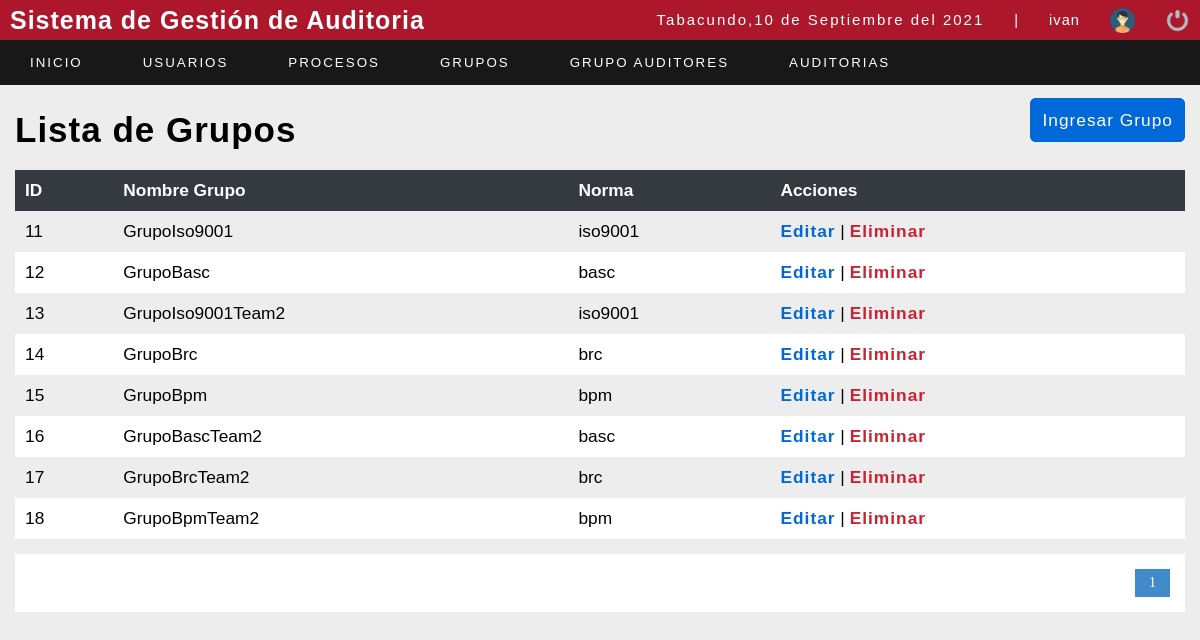
/sistema/lista_grupo_auditor.php (signed in), run on an earlier commit of the app's database.
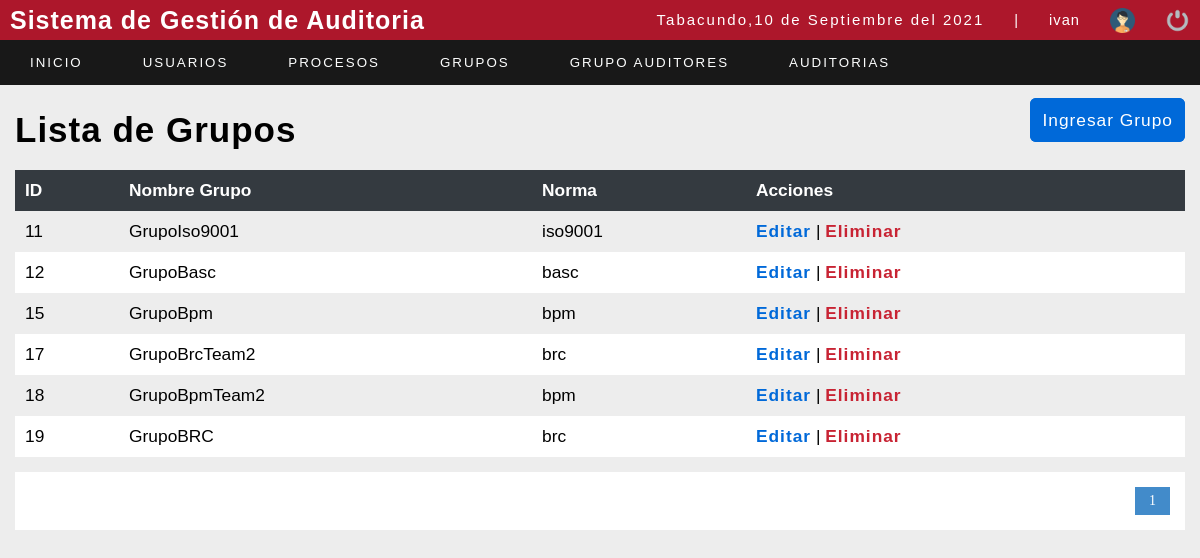
And on a later commit of the database.
### tables this page shows
CREATE TABLE `grupoauditor` (
  `idgrupo` int(11) NOT NULL,
  `nombregrupo` varchar(50) NOT NULL,
  `idnorma` int(11) NOT NULL,
  `activo` int(11) NOT NULL DEFAULT 1
);

CREATE TABLE `norma` (
  `idnorma` int(11) NOT NULL,
  `nombrenorma` varchar(50) NOT NULL
);

### sistema/lista_grupo_auditor.php (the view, shortened to what this page needs)
<?php
	include "../conexion.php";
 ?>
<!DOCTYPE html>
<html lang="en">
<head>
	<?php include "includes/scripts.php";?>
	<link rel="stylesheet" href="https://pro.fontawesome.com/releases/v5.10.0/css/all.css" />
</head>
<body>
<?php include "includes/header.php";?>
	<section id="container">
 <div style="display: flex;  justify-content:space-between; margin: 20px 0px; ">
		<h1>Lista de Grupos</h1>
		<div style="justify-content:flex-end">
		<a style="border: 2px solid #0069D9;  color: #ffffff; background-color: #0069D9; border-radius: 6px;" href="registro_grupo_auditor.php" class="btn_save">Ingresar Grupo</a>
	    </div>
		</div>
<table>
<tr>
    <th>ID</th>
    <th>Nombre Grupo</th>
	<th>Norma</th>
	<th>Acciones</th>
</tr>
 <?php
$sql_registe = mysqli_query($conection,"SELECT COUNT(*) as total_registro from norma n , grupoauditor g where g.idnorma=n.idnorma");
$result_register = mysqli_fetch_array($sql_registe);
$total_registro = $result_register['total_registro'];
$por_pagina = 15;
if(empty($_GET['pagina']))
{
    $pagina = 1;
}else{
    $pagina = $_GET['pagina'];
}
$desde = ($pagina-1) * $por_pagina;
$total_paginas = ceil($total_registro / $por_pagina);
 $query = mysqli_query($conection, "SELECT g.idgrupo, g.nombregrupo,n.nombrenorma from norma n , grupoauditor g where g.idnorma=n.idnorma  AND g.activo=1 ORDER BY idgrupo ASC LIMIT $desde,$por_pagina");
$result=mysqli_num_rows($query);
 if($result>0){
    while($data=mysqli_fetch_array($query)){
      ?>
<tr>
    <td><?php echo $data[0];?></td>
    <td><?php echo $data[1] ;?></td>
    <td><?php echo $data[2];?></td>
    <td>
        <a class="link_edit" href="editar_grupo_auditor.php?id=<?php echo $data[0]; ?>">Editar</a>
		<?php if ($_SESSION['rol']==1){?>
		|
		<a class="link_delete" href="eliminar_grupo_auditor.php?id=<?php echo $data[0]; ?>">Eliminar</a>
	   <?php }?>
    </td>
</tr>
       <?php
    }
  }
 ?>
</table>
<div class="paginador">
			<ul>
			<?php
				for ($i=1; $i <= $total_paginas; $i++) {
					if($i == $pagina)
					{
						echo '<li class="pageSelected">'.$i.'</li>';
					}else{
						echo '<li><a href="?pagina='.$i.'">'.$i.'</a></li>';
					}
				}
			 ?>
			</ul>
		</div>
	</section>
</body>
</html>

What changed in the data, as far as the page shows it:
no longer on this page (row edited): grupoauditor: idgrupo "13", nombregrupo "GrupoIso9001Team2", idnorma.nombrenorma "iso9001"
removed grupoauditor: idgrupo "14", nombregrupo "GrupoBrc", idnorma.nombrenorma "brc"
no longer on this page (row edited): grupoauditor: idgrupo "16", nombregrupo "GrupoBascTeam2", idnorma.nombrenorma "basc"
added grupoauditor: idgrupo "19", nombregrupo "GrupoBRC", idnorma.nombrenorma "brc"
